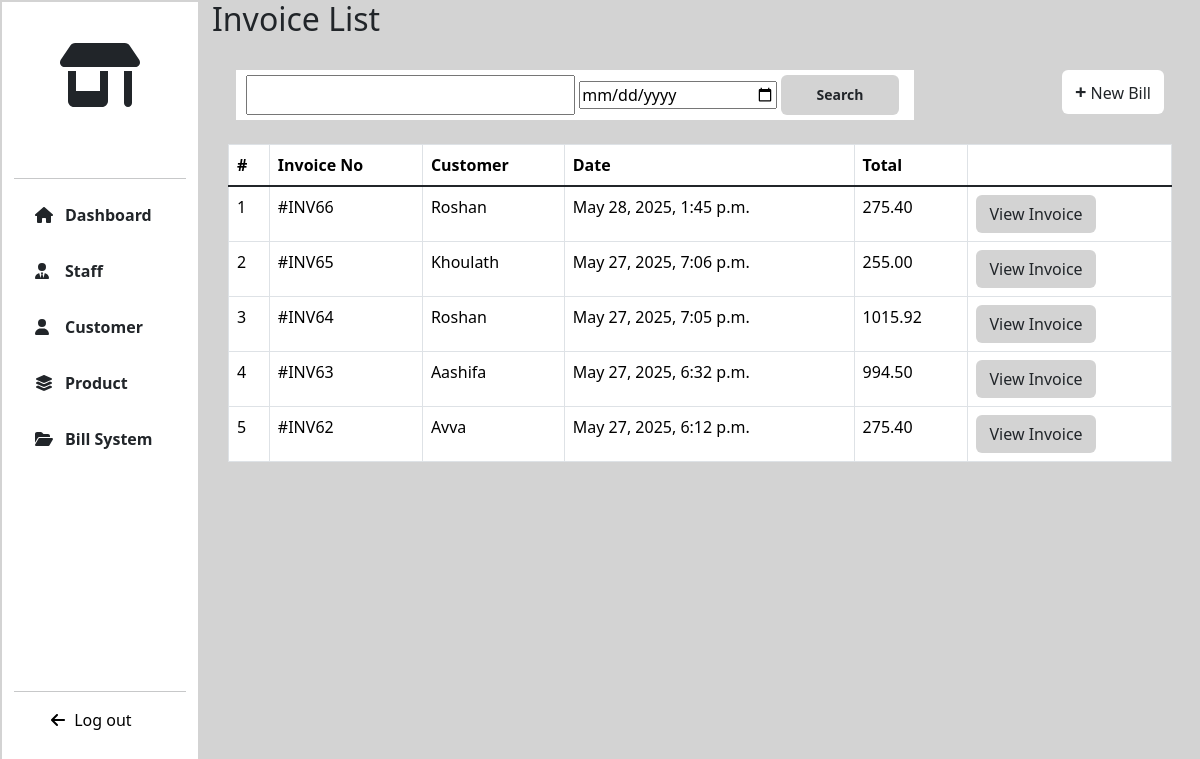
Screenshot of /BILLING/ (signed in) with the database file from the repository.
### BILLING/models.py (models this page shows, shortened)
class Invoice(models.Model):
    customer=models.ForeignKey(Customer,on_delete=models.CASCADE)
    staff=models.ForeignKey(User,on_delete=models.CASCADE)
    date=models.DateTimeField(auto_now_add=True)
    gst_percentage=models.IntegerField(default=2)
    gst=models.DecimalField(max_digits=5,decimal_places=2,default=0.00)
    total = models.DecimalField(max_digits=15,decimal_places=2,default=0)
    grand_total=models.DecimalField(max_digits=15,default=0,decimal_places=2)

### CUSTOMER/models.py (models this page shows, shortened)
class Customer(models.Model):
    fullname=models.CharField(max_length=255)
    phone=models.IntegerField(unique=True)
    address=models.TextField()

### BILLING/views.py (the view)
# urls.py: path('',views.invoices,name="invoices"),
@login_required
def invoices(request):
    if 'phone' in request.session:
        del request.session['phone']
    if request.method == "GET":
        search=request.GET.get("search")
        date=request.GET.get("date")
        invoices=Invoice.objects.all().order_by('-id')
        if search:
            invoices=Invoice.objects.filter(Q(customer__fullname__icontains=search)|Q(id__icontains=search)|Q(grand_total__icontains=search))
        elif date:
            invoices=Invoice.objects.filter(date__date=date)
        else:
            invoices=Invoice.objects.all().order_by('-id')
    return render(request,"invoices.html",locals())

### Templates/invoices.html (shortened to what this page needs)
{% extends 'extends.html' %}
{% load static %}
{% block link %}
<link rel="stylesheet" href="{% static '/CSS/product.css' %}">
{% endblock %}
{% block content %}
<div class="col-lg-10 col-md-9 col-sm-9 page-col">
   <h2>Invoice List</h2>
   <div class="add-product">
    <div class="row" style="height: auto;">
        <div class="col-lg-9">
          <div class="search-div p-4">
                <div class="search-content">
                <form action="{% url 'invoices' %}" method="get" style="width: 100%;">
                    <input type="text" class="search-input" name="search" style="width: 50%;">
                    <input type="date" name="date" style="width: 30%;">
                    <button type="submit" class="btn btn-product search-btn" style="width: 18%;">Search</button>
                  </form>
                </div>
          </div>
        </div>
        <div class="col-lg-3">
            <div class="button p-4">
                <a href="{% url 'create_invoice' %}" class="btn btn-add-product"><strong class="add-icon">+</strong> New Bill</a>
            </div>
        </div>
    </div>
   </div>
   {% if invoices %}
    <div class="table-div">
        <div class="table-responsive" >
        <table class="table table-hover table-bordered">
            <thead>
                <tr>
                    <th scope="col">#</th>
                    <th scope="col">Invoice No</th>
                    <th scope="col">Customer</th>
                    <th scope="col">Date</th>
                    <th scope="col">Total</th>
                    <th scope="col"></th>
                </tr>
                </thead>
                <tbody class="table-group-divider">
                {% for invoice in invoices %}
                    <tr>
                        <td class="text-nowrap">{{ forloop.counter }}</td>
                        <td class="text-nowrap">#INV{{ invoice.id }}</td>
                        <td class="text-nowrap">{{ invoice.customer.fullname }}</td>
                        <td class="text-nowrap">{{ invoice.date }}</td>
                        <td class="text-nowrap">{{ invoice.grand_total }}</td>
                        <td class="text-nowrap"><a href="{% url 'view_invoice' invoice.id %}" class="btn btn-product">View Invoice</a></td>
                    </tr>
                {% endfor %}
                </tbody>
        </table>
        </div>
    </div>
   {% else %}
    <div class="else">
            <div class="p-4 text-center text-box">
            <h4>No Invoice found!</h4>
            </div>
    </div>
   {% endif %}
</div>
{% endblock %}

### static/CSS/index.css (style rules this page uses)
body { margin: 0px; padding: 0px; box-sizing: border-box; }

### static/CSS/dashboard.css (style rules this page uses)
.table-responsive { width: 100%; overflow-x: auto; }
.row { height: 100vh; }
.page-col { background-color: lightgray; margin-left: auto; }
.table-div { padding: 4rem 1rem; }

### static/CSS/product.css (style rules this page uses)
.add-product .button { text-align:right; }
.btn-add-product { background-color:#fff !important; }
.add-icon { font-size:20px; }
.table-div { padding-top:0px; }
.btn-product { background-color:lightgray !important; }
.table-responsive { width: 100%; overflow-x: auto; }
.search-content { background-color: #fff; padding: 5px 10px; }
.search-content .search-input { width: 63%; height: 5vh; }
.search-btn { font-size: 14px; font-weight: bold; width: 18%; height: 5vh; margin-top: -5px; }

### rows the page displays
Invoice: id "66", customer.fullname "Roshan", date "May 28, 2025, 1:45 p.m.", grand_total "275.40"
Invoice: id "65", customer.fullname "Khoulath", date "May 27, 2025, 7:06 p.m.", grand_total "255.00"
Invoice: id "64", customer.fullname "Roshan", date "May 27, 2025, 7:05 p.m.", grand_total "1015.92"
Invoice: id "63", customer.fullname "Aashifa", date "May 27, 2025, 6:32 p.m.", grand_total "994.50"
Invoice: id "62", customer.fullname "Avva", date "May 27, 2025, 6:12 p.m.", grand_total "275.40"
